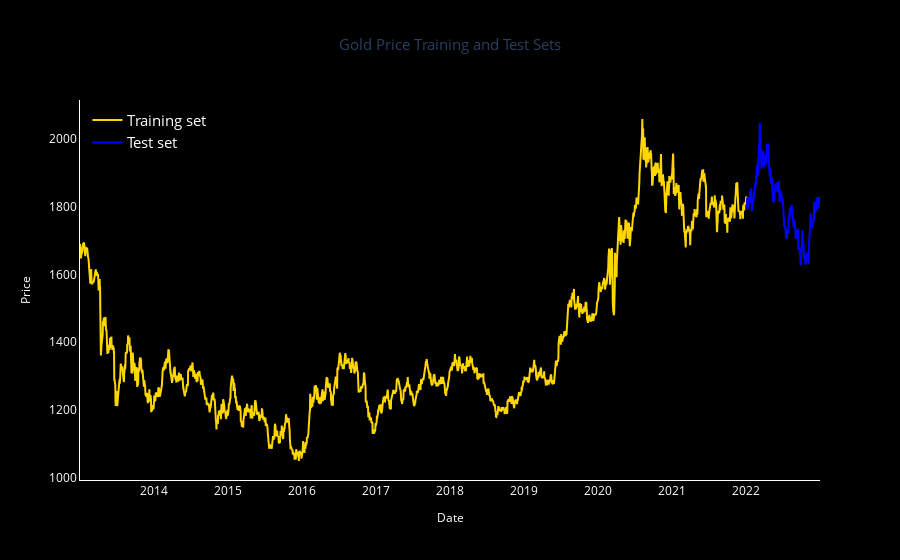

Notebook code cell kept with this figure:
### Code cell
fig = go.Figure()
fig.add_trace(go.Scatter(
    x=df.Date[:-test_size],
    y=df.Price[:-test_size],
    mode='lines',
    line=dict(color='#FFD700', width=2),
    name='Training set'
))

fig.add_trace(go.Scatter(
    x=df.Date[-test_size:],
    y=df.Price[-test_size:],
    mode='lines',
    line=dict(color='blue', width=2),
    name='Test set'
))

fig.update_layout(
    title={
        'text': 'Gold Price Training and Test Sets',
        'font': {'size': 15},
        'x': 0.5,  
    },
    xaxis=dict(
        title='Date',
        titlefont=dict(size=12, color='white'),
        tickfont=dict(color='white'),
        showgrid=False,
        showline=True,
        linecolor='white',
    ),
    yaxis=dict(
        title='Price',
        titlefont=dict(size=12, color='white'),
        tickfont=dict(color='white'),
        showgrid=False,
        showline=True,
        linecolor='white',
    ),
    plot_bgcolor='black',
    paper_bgcolor='black',
    legend=dict(
        font=dict(size=15, color='white'),
        x=0.01, y=0.99,  
        bgcolor='rgba(0,0,0,0)'  
    )
)

fig.show()

### Figure 1 — Plotly figure (JSON) as saved in the notebook; plotly's stock layout.template omitted (floating-point values rounded to 4 significant figures; data arrays with more than 128 entries replaced by an {"elided": "..."} marker saying what was removed)
{"data": [{"line": {"color": "#FFD700", "width": 2}, "mode": "lines", "name": "Training set", "type": "scatter", "x": {"elided": "2323 str values"}, "y": {"elided": "2323 float values"}}, {"line": {"color": "blue", "width": 2}, "mode": "lines", "name": "Test set", "type": "scatter", "x": {"elided": "260 str values"}, "y": {"elided": "260 float values"}}], "layout": {"autosize": true, "legend": {"bgcolor": "rgba(0, 0, 0, 0)", "font": {"color": "white", "size": 15}, "x": 0.01, "y": 0.99}, "paper_bgcolor": "black", "plot_bgcolor": "black", "title": {"font": {"size": 15}, "text": "Gold Price Training and Test Sets", "x": 0.5}, "xaxis": {"autorange": true, "linecolor": "white", "range": ["2013-01-02", "2022-12-30"], "showgrid": false, "showline": true, "tickfont": {"color": "white"}, "title": {"font": {"color": "white", "size": 12}, "text": "Date"}, "type": "date"}, "yaxis": {"autorange": true, "linecolor": "white", "range": [993.6, 2114.0], "showgrid": false, "showline": true, "tickfont": {"color": "white"}, "title": {"font": {"color": "white", "size": 12}, "text": "Price"}, "type": "linear"}}}
